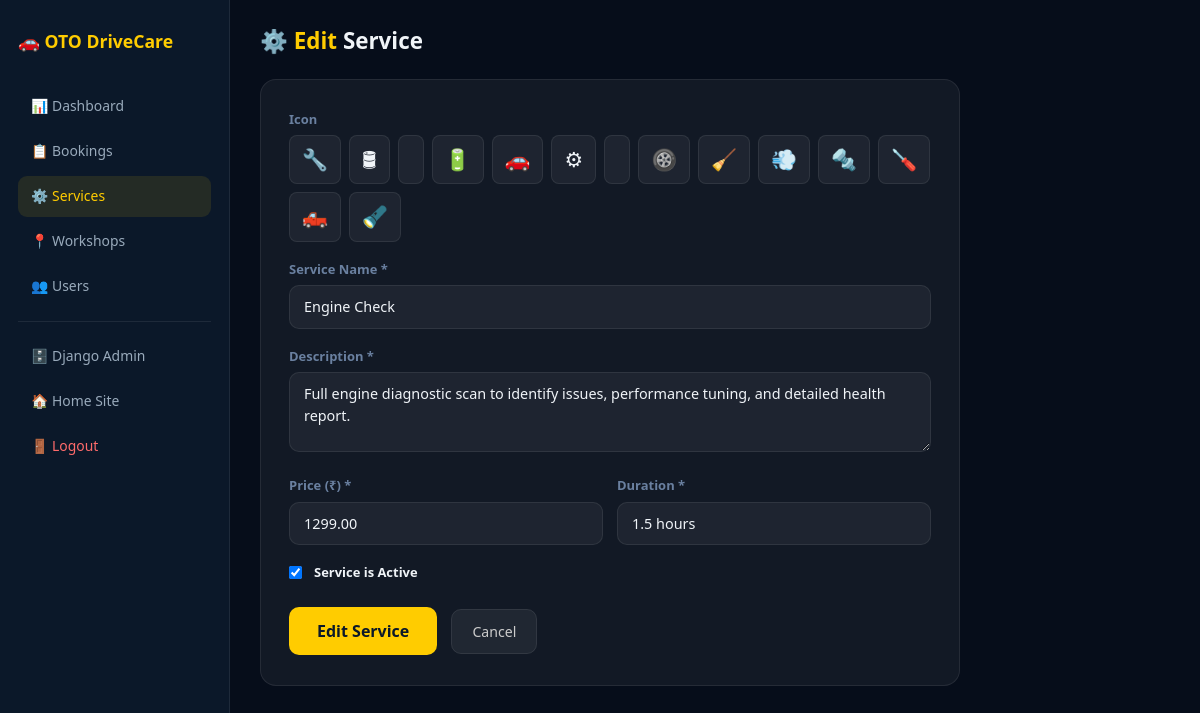
The page /admin-edit-service/2/ (signed in) on the database its author committed.
### service/models.py (models this page shows, shortened)
class Service(models.Model):
    name = models.CharField(max_length=100)
    description = models.TextField()
    price = models.DecimalField(max_digits=8, decimal_places=2)
    duration = models.CharField(max_length=50)  # e.g. "2 hours"
    icon = models.CharField(max_length=10, default='🔧')
    is_active = models.BooleanField(default=True)
    created_at = models.DateTimeField(auto_now_add=True)
    class Meta:
        ordering = ['name']

### service/views.py (the view, shortened to what this page needs)
# urls.py: path('admin-edit-service/<int:service_id>/', views.admin_edit_service, name='admin_edit_service'),
@admin_required
def admin_edit_service(request, service_id):
    service = get_object_or_404(Service, id=service_id)
    error = None
    return render(request, 'admin_add_service.html', {'error': error, 'service': service, 'action': 'Edit'})

### service/views.py (called while the page is built)
def admin_required(view_func):
    @wraps(view_func)
    def wrapper(request, *args, **kwargs):
        if not request.user.is_authenticated:
            return redirect('admin_login')
        if not request.user.is_staff:
            return redirect('home')
        return view_func(request, *args, **kwargs)
    return wrapper

### service/templates/admin_add_service.html (shortened to what this page needs)
<!DOCTYPE html>
<html lang="en">
<head>
    <link href="https://cdn.jsdelivr.net/npm/bootstrap@5.3.0/dist/css/bootstrap.min.css" rel="stylesheet">
</head>
<body>
<div class="sidebar">
    <div class="logo">🚗 OTO DriveCare</div>
    <nav>
        <a href="/admin-dashboard/">📊 Dashboard</a>
        <a href="/admin-bookings/">📋 Bookings</a>
        <a href="/admin-services/" class="active">⚙️ Services</a>
        <a href="/admin-workshops/">📍 Workshops</a>
        <a href="/admin-users/">👥 Users</a>
        <div class="divider"></div>
        <a href="/admin/">🗄️ Django Admin</a>
        <a href="/">🏠 Home Site</a>
        <a href="/logout/" style="color:#ff6b6b;">🚪 Logout</a>
    </nav>
</div>
<div class="main">
    <h1>⚙️ <span>{{ action }}</span> Service</h1>
    <div class="card-box">
        <form method="POST">
            <div class="form-group">
                <label>Icon</label>
                <div class="icon-opts" id="icon-opts">
                    {% for ico in "🔧🛢️🔋🚗⚙️🛞🧹💨🔩🪛🛻🔦" %}
                    <div class="icon-opt {% if service.icon == ico %}sel{% endif %}" onclick="selectIcon('{{ ico }}')">{{ ico }}</div>
                    {% endfor %}
                </div>
            </div>
            <div class="form-group">
                <label>Service Name *</label>
                <input type="text" name="name" value="{{ service.name|default:'' }}" placeholder="e.g. Oil Change" required>
            </div>
            <div class="form-group">
                <label>Description *</label>
                <textarea name="description" placeholder="Describe what this service includes..." required>{{ service.description|default:'' }}</textarea>
            </div>
            <div class="row2">
                <div class="form-group">
                    <label>Price (₹) *</label>
                    <input type="number" name="price" value="{{ service.price|default:'' }}" placeholder="e.g. 1500" step="0.01" min="0" required>
                </div>
                <div class="form-group">
                    <label>Duration *</label>
                    <input type="text" name="duration" value="{{ service.duration|default:'' }}" placeholder="e.g. 2 hours" required>
                </div>
            </div>
            {% if action == 'Edit' %}
            <div class="form-group">
                <div class="toggle-row">
                    <input type="checkbox" name="is_active" id="is_active" {% if service.is_active %}checked{% endif %}>
                    <label for="is_active" style="margin:0;color:var(--text);">Service is Active</label>
                </div>
            </div>
            {% endif %}
            <button type="submit" class="btn-submit">{{ action }} Service</button>
            <a href="/admin-services/" class="btn-cancel">Cancel</a>
        </form>
    </div>
</div>
</body>
</html>

### service/templates/admin_add_service.html (style rules this page uses)
:root { --bg:#060d1a;--sidebar:#0b1829;--card:rgba(255,255,255,0.05);--gold:#ffcc00;--gold-dim:rgba(255,204,0,0.1);--text:#f0f4f8;--muted:#6a80a0;--border:rgba(255,255,255,0.08);--sw:230px; }
* { box-sizing:border-box;margin:0;padding:0; }
body { background:var(--bg);color:var(--text);font-family:'Segoe UI',sans-serif;display:flex;min-height:100vh; }
.sidebar { width:var(--sw);background:var(--sidebar);border-right:1px solid var(--border);padding:28px 18px;position:fixed;height:100vh;overflow-y:auto; }
.sidebar .logo { color:var(--gold);font-size:1.1rem;font-weight:800;margin-bottom:32px; }
.sidebar nav a { display:flex;align-items:center;gap:10px;color:#9ab;text-decoration:none;padding:10px 13px;border-radius:9px;margin-bottom:4px;font-size:0.87rem;transition:0.2s; }
.sidebar nav a:hover,.sidebar nav a.active { background:var(--gold-dim);color:var(--gold); }
.sidebar nav .divider { border-top:1px solid var(--border);margin:14px 0; }
.main { margin-left:var(--sw);flex:1;padding:28px 30px 60px;max-width:760px; }
h1 { font-size:1.4rem;font-weight:800;margin-bottom:24px; }
h1 span { color:var(--gold); }
.card-box { background:var(--card);border:1px solid var(--border);border-radius:16px;padding:30px 28px; }
.form-group { margin-bottom:18px; }
label { display:block;font-size:0.81rem;color:var(--muted);margin-bottom:6px;font-weight:600; }
input,select,textarea { width:100%;background:rgba(255,255,255,0.05);border:1px solid var(--border);color:var(--text);padding:10px 14px;border-radius:10px;font-size:0.9rem;outline:none;transition:border-color 0.2s; }
input::placeholder,textarea::placeholder { color:var(--muted); }
textarea { resize:vertical;min-height:80px; }
.row2 { display:grid;grid-template-columns:1fr 1fr;gap:14px; }
.icon-opts { display:flex;flex-wrap:wrap;gap:8px;margin-top:4px; }
.icon-opt { background:rgba(255,255,255,0.05);border:1px solid var(--border);border-radius:8px;padding:8px 12px;cursor:pointer;font-size:1.3rem;transition:0.2s; }
.toggle-row { display:flex;align-items:center;gap:12px; }
.toggle-row input[type=checkbox] { width:auto; }
.btn-submit { background:var(--gold);color:#0b1829;font-weight:800;font-size:1rem;padding:12px 28px;border:none;border-radius:10px;cursor:pointer;transition:0.2s;margin-top:6px; }
.btn-cancel { background:rgba(255,255,255,0.06);color:#ccc;font-size:0.88rem;padding:12px 20px;border:1px solid var(--border);border-radius:10px;text-decoration:none;margin-left:10px;transition:0.2s; }

### rows shown on the page
Service: name "Engine Check", description "Full engine diagnostic scan to identify issues, performance tuning, and detailed health report.", price "1299.00", duration "1.5 hours", is_active "☑"

### other values the page prints
{{ action }} "Edit"
{{ ico }} "🔧" "🛢" "🔋" "🚗" "⚙" "🛞" "🧹" "💨" "🔩" "🪛" "🛻" "🔦"
